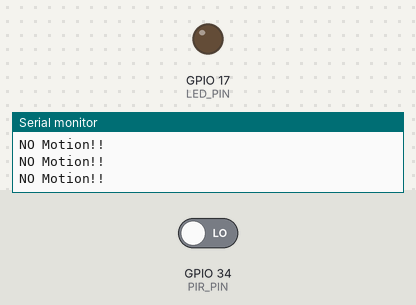
This sketch was run on a simulated ESP32. Shown: output pins drawn as LEDs (lit = HIGH), the last lines printed to the serial monitor. The inputs (shaded band) are chosen by the test bench; at power-on: GPIO 34 (PIR_PIN) LOW.

Above: at 4.8 s.
4.9 s: GPIO 34 (PIR_PIN) driven HIGH
At 7.2 s:
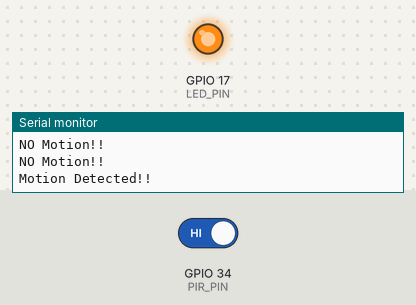
7.6 s: GPIO 34 (PIR_PIN) driven LOW
At 8.7 s:
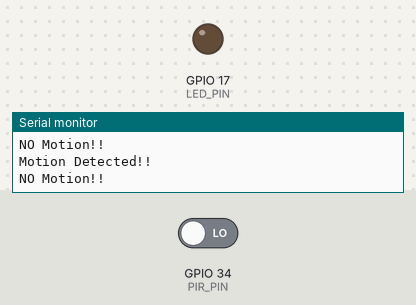
Timing chart, 0 to 10.6 s (numbered marks = the images above; inputs shaded):
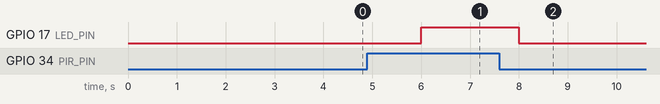

Measured:
- after the input at 4.9 s, GPIO 17 (LED_PIN): LOW → HIGH after 1.1 s
- after the input at 7.6 s, GPIO 17 (LED_PIN): HIGH → LOW after 0.40 s

The sketch:

PIR_Sensor.ino
```cpp
# define PIR_PIN 34
# define LED_PIN 17

void setup() {
  Serial.begin(115200);
  pinMode(PIR_PIN, INPUT);
  pinMode(LED_PIN, OUTPUT);

}

void loop() {
  int motion = digitalRead(PIR_PIN);

  if(motion == HIGH) {
    digitalWrite(LED_PIN , HIGH);
    Serial.println("Motion Detected!!");
  } else {
    digitalWrite(LED_PIN , LOW);
    Serial.println("NO Motion!!");
  }

  delay(2000);
}
```
